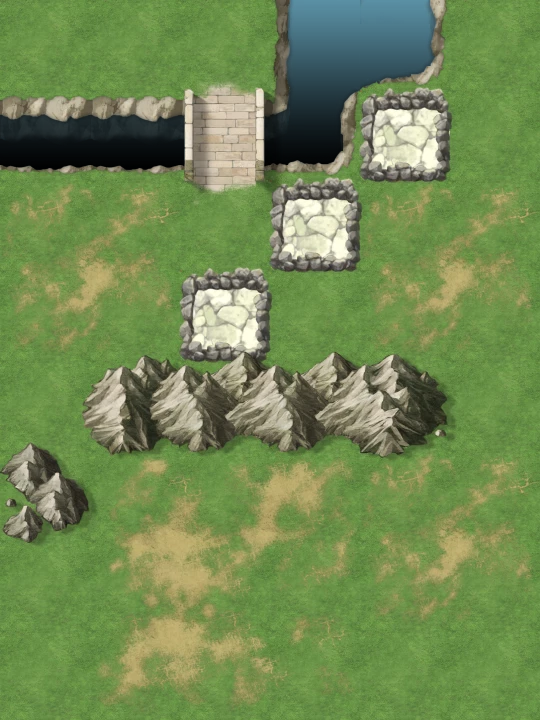

This game map was drawn from its Tiled (.tmx) file and the tilesets committed beside it. A one-line description and the full map source follow:
An orthogonal 6x8 tile map with 90x90 px tiles, 1 tile layer (layer).

<map version="1.2" tiledversion="1.3.3" orientation="orthogonal" renderorder="right-down" width="6" height="8" tilewidth="90" tileheight="90" infinite="0" nextlayerid="2" nextobjectid="1">
 <tileset firstgid="1" name="tiles" tilewidth="90" tileheight="90" tilecount="48" columns="8">
  <image source="tiles.png" width="720" height="540" />
 </tileset>
 <layer id="1" name="layer" width="6" height="8">
  <data>
   <tile gid="1" />
   <tile gid="2" />
   <tile gid="3" />
   <tile gid="4" />
   <tile gid="5" />
   <tile gid="6" />
   <tile gid="7" />
   <tile gid="8" />
   <tile gid="9" />
   <tile gid="10" />
   <tile gid="11" />
   <tile gid="12" />
   <tile gid="13" />
   <tile gid="14" />
   <tile gid="15" />
   <tile gid="16" />
   <tile gid="17" />
   <tile gid="18" />
   <tile gid="19" />
   <tile gid="20" />
   <tile gid="21" />
   <tile gid="22" />
   <tile gid="23" />
   <tile gid="24" />
   <tile gid="25" />
   <tile gid="26" />
   <tile gid="27" />
   <tile gid="28" />
   <tile gid="29" />
   <tile gid="30" />
   <tile gid="31" />
   <tile gid="32" />
   <tile gid="33" />
   <tile gid="34" />
   <tile gid="35" />
   <tile gid="36" />
   <tile gid="37" />
   <tile gid="38" />
   <tile gid="39" />
   <tile gid="40" />
   <tile gid="41" />
   <tile gid="42" />
   <tile gid="43" />
   <tile gid="44" />
   <tile gid="45" />
   <tile gid="46" />
   <tile gid="47" />
   <tile gid="48" />
  </data>
 </layer>
</map>